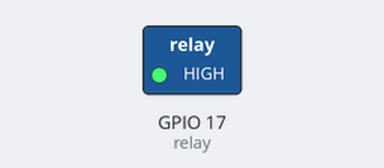
Simulated run of this program. Board: Raspberry Pi (BCM pin numbers). On the bench: switched loads named in the program (green lamp = pin HIGH). Dashed ring = blinking. What the program prints to the terminal is not drawn.

Above: at 0.5 s.
Timing chart, 0 to 4.6 s (numbered marks = the images above):
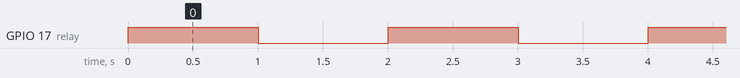

The program:

relayswitch.py
```python
from gpiozero import LED
from time import sleep

relay = LED(17)  # Replace 17 with the GPIO pin number for your relay

while True:
    relay.on()  # Close the relay (turn on)
    print("Relay ON")
    sleep(1)
    relay.off()  # Open the relay (turn off)
    print("Relay OFF")
    sleep(1)
```

Measured:
- by itself, GPIO 17 (relay): alternates HIGH for 1.0 s and LOW for 1.0 s
